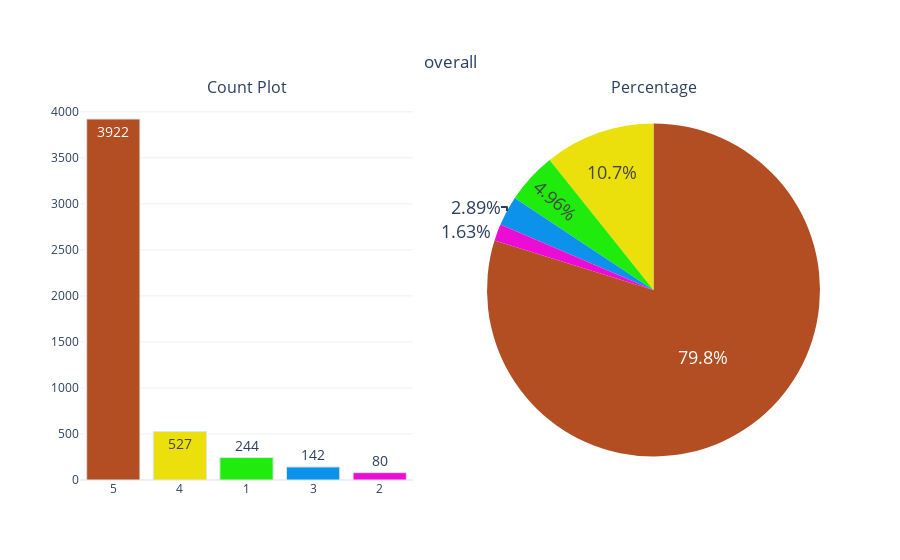

Notebook code cell kept with this figure:
### Code cell
categorical_variable_summary(df, 'overall')

### Figure 1 — Plotly figure (JSON) as saved in the notebook; plotly's stock layout.template omitted (floating-point values rounded to 4 significant figures)
{"data": [{"marker": {"color": ["#B34D22", "#EBE00C", "#1FEB0C", "#0C92EB", "#EB0CD5"], "line": {"color": "#DBE6EC", "width": 1}}, "name": "overall", "showlegend": false, "text": ["3922", "527", "244", "142", "80"], "textfont": {"size": 14}, "textposition": "auto", "type": "bar", "x": ["5", "4", "1", "3", "2"], "xaxis": "x", "y": [3922, 527, 244, 142, 80], "yaxis": "y"}, {"domain": {"x": [0.55, 1], "y": [0, 1]}, "labels": [5, 4, 1, 3, 2], "marker": {"colors": ["#B34D22", "#EBE00C", "#1FEB0C", "#0C92EB", "#EB0CD5"]}, "name": "overall", "showlegend": false, "textfont": {"size": 18}, "textposition": "auto", "type": "pie", "values": [3922, 527, 244, 142, 80]}], "layout": {"annotations": [{"font": {"size": 16}, "showarrow": false, "text": "Count Plot", "x": 0.225, "xanchor": "center", "xref": "paper", "y": 1, "yanchor": "bottom", "yref": "paper"}, {"font": {"size": 16}, "showarrow": false, "text": "Percentage", "x": 0.775, "xanchor": "center", "xref": "paper", "y": 1, "yanchor": "bottom", "yref": "paper"}], "title": {"text": "overall", "x": 0.5, "xanchor": "center", "y": 0.9, "yanchor": "top"}, "xaxis": {"anchor": "y", "domain": [0, 0.45]}, "yaxis": {"anchor": "x", "domain": [0, 1]}}}
